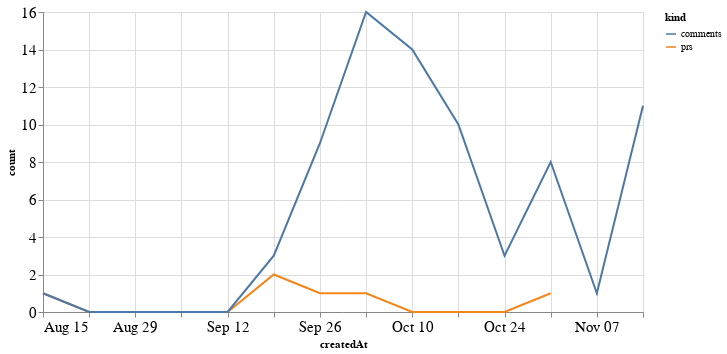

This figure's notebook cell:
### Code cell
alt.Chart(total_time, width=600).mark_line().encode(
    x='createdAt',
    y='count',
    color='kind'
)

### Figure 1 — Vega-Lite specification as saved in the notebook (floating-point values rounded to 4 significant figures)
{"config": {"axisLeft": {"labelFontSize": 15}, "axisBottom": {"labelFontSize": 15}}, "data": {"name": "data-d5705a26a6259c5f9c5aeb45bcee6922"}, "mark": "line", "encoding": {"color": {"type": "nominal", "field": "kind"}, "x": {"type": "temporal", "field": "createdAt"}, "y": {"type": "quantitative", "field": "count"}}, "width": 600, "$schema": "https://vega.github.io/schema/vega-lite/v4.8.1.json", "datasets": {"data-d5705a26a6259c5f9c5aeb45bcee6922": [{"createdAt": "2021-08-15T00:00:00", "kind": "prs", "count": 1.0}, {"createdAt": "2021-08-22T00:00:00", "kind": "prs", "count": 0.0}, {"createdAt": "2021-08-29T00:00:00", "kind": "prs", "count": 0.0}, {"createdAt": "2021-09-05T00:00:00", "kind": "prs", "count": 0.0}, {"createdAt": "2021-09-12T00:00:00", "kind": "prs", "count": 0.0}, {"createdAt": "2021-09-19T00:00:00", "kind": "prs", "count": 2.0}, {"createdAt": "2021-09-26T00:00:00", "kind": "prs", "count": 1.0}, {"createdAt": "2021-10-03T00:00:00", "kind": "prs", "count": 1.0}, {"createdAt": "2021-10-10T00:00:00", "kind": "prs", "count": 0.0}, {"createdAt": "2021-10-17T00:00:00", "kind": "prs", "count": 0.0}, {"createdAt": "2021-10-24T00:00:00", "kind": "prs", "count": 0.0}, {"createdAt": "2021-10-31T00:00:00", "kind": "prs", "count": 1.0}, {"createdAt": "2021-11-07T00:00:00", "kind": "prs", "count": null}, {"createdAt": "2021-11-14T00:00:00", "kind": "prs", "count": null}, {"createdAt": "2021-08-15T00:00:00", "kind": "comments", "count": 1.0}, {"createdAt": "2021-08-22T00:00:00", "kind": "comments", "count": 0.0}, {"createdAt": "2021-08-29T00:00:00", "kind": "comments", "count": 0.0}, {"createdAt": "2021-09-05T00:00:00", "kind": "comments", "count": 0.0}, {"createdAt": "2021-09-12T00:00:00", "kind": "comments", "count": 0.0}, {"createdAt": "2021-09-19T00:00:00", "kind": "comments", "count": 3.0}, {"createdAt": "2021-09-26T00:00:00", "kind": "comments", "count": 9.0}, {"createdAt": "2021-10-03T00:00:00", "kind": "comments", "count": 16.0}, {"createdAt": "2021-10-10T00:00:00", "kind": "comments", "count": 14.0}, {"createdAt": "2021-10-17T00:00:00", "kind": "comments", "count": 10.0}, {"createdAt": "2021-10-24T00:00:00", "kind": "comments", "count": 3.0}, {"createdAt": "2021-10-31T00:00:00", "kind": "comments", "count": 8.0}, {"createdAt": "2021-11-07T00:00:00", "kind": "comments", "count": 1.0}, {"createdAt": "2021-11-14T00:00:00", "kind": "comments", "count": 11.0}]}}
